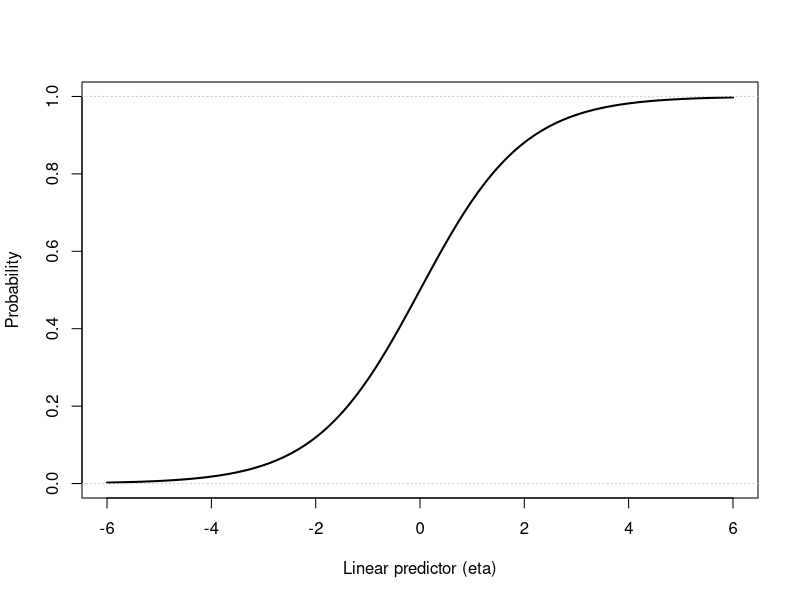

Here is the R script that generated this plot:
## ---- chunk 1
eta <- c(-4, -2, 0, 2, 4)
data.frame(eta = eta, p = plogis(eta))
## ---- chunk 2
dbinom(x = 0:3, size = 3, prob = 0.4)
## ---- chunk 3
p <- 0.2
odds <- p / (1 - p)
logit <- log(odds)
c(p = p, odds = odds, logit = logit)
## ---- chunk 4
eta <- seq(-6, 6, length.out = 200)
plot(eta, plogis(eta), type = "l", lwd = 2,
     xlab = "Linear predictor (eta)", ylab = "Probability")
abline(h = c(0, 1), col = "grey80", lty = 3)
